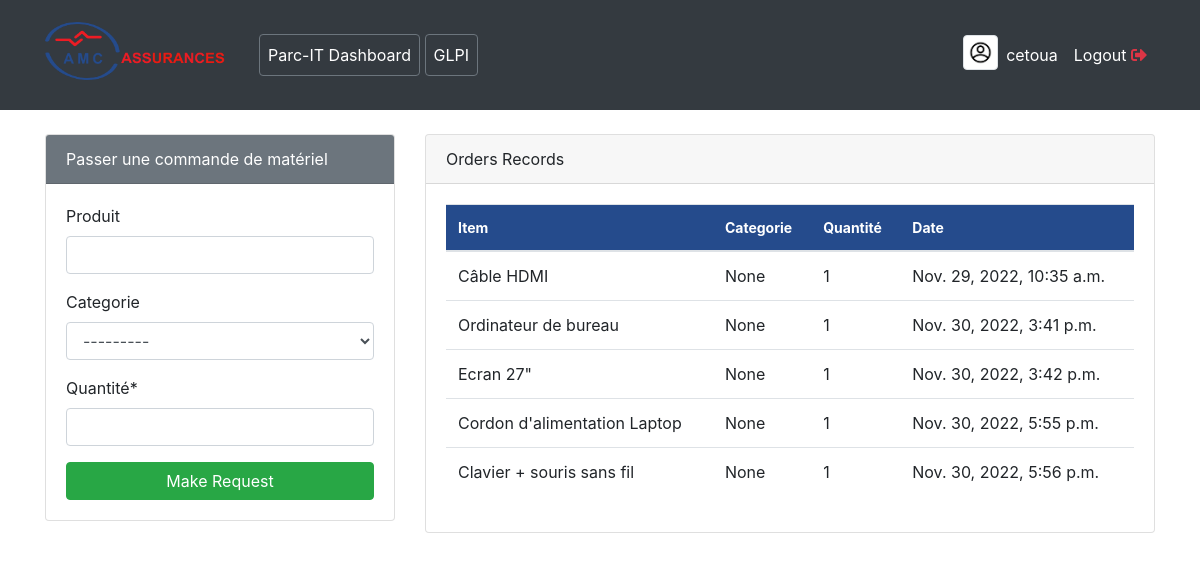
/ (signed in), run on the app's committed database.
### user/models.py (models this page shows, shortened)
class Profile(models.Model):
    staff = models.OneToOneField(User, on_delete=models.CASCADE, null=True)
    address = models.CharField(max_length=200, null=True)
    phone = models.CharField(max_length=20, null=True)
    image = models.ImageField(default='avatar.jpg', upload_to='Profile_Images', null=True)
    job_function = models.CharField(max_length=200, null=True)

### dashboard/models.py (models this page shows, shortened)
class Order(models.Model):
    product = models.CharField(max_length=255, blank=True, null=True,)
    category = models.CharField(max_length=255, blank=True, null=True, choices=CATEGORIE)
    staff = models.ForeignKey(User,on_delete=models.CASCADE, null=True)
    order_quantity = models.PositiveIntegerField(null=True)
    date = models.DateTimeField(auto_now_add=True )
    class Meta:
        verbose_name_plural = 'Order'  # On change le nom de cette table dans l'Admin Panel

### dashboard/views.py (the view)
# urls.py: path('', views.index, name='dashboard-index'),
@login_required()  # on met ce "decorators" pârtout où l'on veut que le user soit connecté avant d'y acceder
def index(request):
    orders = Order.objects.all()
    products = Product.objects.all()
    if request.method == 'POST':
        form = OrderForm(request.POST)
        if form.is_valid():
            instance = form.save(commit=False)
            instance.staff = request.user
            instance.save()
            messages.success(request, "Requête enregistrée avec succès !")
            return redirect('dashboard-index')
    else:
        form = OrderForm()
    workers_count = User.objects.all().count()
    products_count = Product.objects.all().count()
    orders_count = Order.objects.all().count()
    title = "Bienvenue sur IT'WATCH"
    context = {
        'title': title,
        'orders': orders,
        'form': form,
        'products': products,
        'workers_count': workers_count,
        'products_count': products_count,
        'orders_count': orders_count,
    }
    return render(request, 'dashboard/index.html', context)

### dashboard/forms.py
class OrderForm(forms.ModelForm):
    class Meta:
        model = Order
        fields = ['product', 'category', 'order_quantity', ]
        labels = {
            'product': 'Produit',
            'category': 'Categorie',
            'order_quantity': 'Quantité',
        }

### dashboard/templates/dashboard/index.html
{% extends 'partials/base.html' %}
{% block content%}
{% if user.is_authenticated and user.is_staff and user.is_superuser %}
    {% include 'partials/topnav.html' %}
    <div class="container">
        <div class="row my-5">
            <div class="col-md-6">
                <div class="bg-white">
                    <canvas id="myChart1" width="400" height="300"></canvas>
                    <script>
                        var ctx = document.getElementById('myChart1').getContext('2d');
                        var myChart1 = new Chart(ctx, {
                            type: 'pie',
                            data: {
                                labels: [{% for order in orders %} '{{order.product}}', {% endfor %}],
                                datasets: [{
                                    label: 'Orders',
                                    data: [{% for order in orders %} '{{order.order_quantity}}', {% endfor %}],
                                    backgroundColor: [
                                        'rgba(255, 99, 132, 1)',
                                        'rgba(54, 162, 235, 1)',
                                        'rgba(255, 206, 86, 1)',
                                        'rgba(75, 192, 192, 1)',
                                        'rgba(153, 102, 255, 1)',
                                        'rgba(25, 159, 64, 1)',
                                        'rgba(32, 99, 132, 1)',
                                        'rgba(54, 162, 235, 1)',
                                        'rgba(232, 206, 86, 1)',
                                        'rgba(75, 192, 192, 1)',
                                        'rgba(153, 102, 255, 1)',
                                        'rgba(255, 159, 64, 1)'
                                    ],
                                    borderColor: [
                                        'rgba(255, 99, 132, 1)',
                                        'rgba(54, 162, 235, 1)',
                                        'rgba(255, 206, 86, 1)',
                                        'rgba(75, 192, 192, 1)',
                                        'rgba(153, 102, 255, 1)',
                                        'rgba(255, 159, 64, 1)',
                                        'rgba(32, 99, 132, 1)',
                                        'rgba(54, 162, 235, 1)',
                                        'rgba(232, 206, 86, 1)',
                                        'rgba(75, 192, 192, 1)',
                                        'rgba(153, 102, 255, 1)',
                                        'rgba(255, 159, 64, 1)'
                                    ],
                                    borderWidth: 1
                                }]
                            },
                            options: {
                                scales: {
                                    yAxes: [{
                                        ticks: {
                                            beginAtZero: true
                                        }
                                    }]
                                }
                            }
                        });
                    </script>
                </div>
            </div>
            <div class="col-md-6">
                <div class="bg-white">
                    <canvas id="myChart" width="400" height="300"></canvas>
                    <script>
                        var ctx = document.getElementById('myChart').getContext('2d');
                        var myChart = new Chart(ctx, {
                            type: 'bar',
                            data: {
                                labels: ['Red', 'Blue', 'Yellow', 'Green', 'Purple', 'Orange'],
                                datasets: [{
                                    label: 'Products',
                                    data: [12, 19, 3, 5, 2, 3],
                                    backgroundColor: [
                                        'rgba(255, 99, 132, 1)',
                                        'rgba(54, 162, 235, 1)',
                                        'rgba(255, 206, 86, 1)',
                                        'rgba(75, 192, 192, 1)',
                                        'rgba(153, 102, 255, 1)',
                                        'rgba(255, 159, 64, 1)'
                                    ],
                                    borderColor: [
                                        'rgba(255, 99, 132, 1)',
                                        'rgba(54, 162, 235, 1)',
                                        'rgba(255, 206, 86, 1)',
                                        'rgba(75, 192, 192, 1)',
                                        'rgba(153, 102, 255, 1)',
                                        'rgba(255, 159, 64, 1)'
                                    ],
                                    borderWidth: 1
                                }]
                            },
                            options: {
                                scales: {
                                    yAxes: [{
                                        ticks: {
                                            beginAtZero: true
                                        }
                                    }]
                                }
                            }
                        });
                    </script>
                </div>
            </div>
        </div>
    </div>
{% else %}
    {% include 'dashboard/staff_index.html' %}
{% endif %}
{% endblock content%}

### dashboard/templates/partials/nav.html (shortened to what this page needs)
{% load static %}
<nav class="navbar navbar-expand-lg navbar-info bg-dark">
    <div class="container">
        {% if user.is_authenticated %}
        <a class="navbar-brand text-white"  href="{% url 'dashboard-index' %}">
            <img src="{% static 'img/Logo_AMC.png' %}" alt="AMC Asssurances" style="width: 180px; margin-bottom:8px; margin-right:18px;" />
        </a>
        <div class="collapse navbar-collapse" id="navbarSupportedContent">
            <ul class="navbar-nav mr-auto">
                <li class="nav-item active">
                    <a class="nav-link text-white undeline btn btn-outline-secondary" href="{% url 'dashboard-index' %}" >Parc-IT Dashboard </a>
                </li>&nbsp;
                <li class="nav-item active">
                    <a class="nav-link text-white btn btn-outline-secondary" href="#" >GLPI</a>
                </li>
            </ul>
            <ul class="navbar-nav ml-auto">
                <li class="nav-item active">
                        <a href="{% url 'user-profile' %}"><img style="width: 35px ;" class="img-thumbnail" src="{{user.profile.image.url}}" alt="profile img"></a>
                </li>
                <li class="nav-item active">
                        <a class="nav-link text-white"  href="{% url 'user-profile' %}"> {{user.username}}
                        </a>
                </li>
                <li class="nav-item">
                    <a class="nav-link text-white" data-toggle="modal" data-target="#exampleModal" href="{% url 'user-logout' %}">Logout&nbsp;<i class="fas fa-sign-out-alt text-danger" ></i></a>
                </li>
            </ul>
            {% else %}
            <ul class="navbar-nav ml-auto">
                <li class="nav-item">
                    <a class="nav-link text-white" href="{% url 'user-login' %}">Login</a>
                </li>
            </ul>
            {% endif %}
        </div>
    </div>
</nav>

### dashboard/templates/dashboard/staff_index.html
{% load crispy_forms_tags %}
<div class="container">
    <div>
        <div class="row mt-4">
            <div class="col-md-4">
                <div class="card">
                    <div class="bg-secondary card-header text-white" >
                        Passer une commande de matériel
                    </div>
                    <div class="card-body">
                        <form method="POST"> {% csrf_token %}
                            {{form | crispy }}
                            <input class="btn btn-success btn-block" type="submit" value="Make Request">
                        </form>
                    </div>
                </div>
            </div>
            <div class="col-md-8">
                <div class="card">
                    <div class="card-header">
                        Orders Records
                    </div>
                    <div class="card-body">
                        <table class="table bg-white">
                            <thead class="text-white" style="background-color: rgb(37, 75, 140);font-size:14px ;">
                                <tr>
                                    <th scope="col">Item</th>
                                    <th scope="col">Categorie</th>
                                    <th scope="col">Quantité</th>
                                    <th scope="col">Date</th>
                                </tr>
                            </thead>
                            <tbody>
                                {% for order in orders %}
                                    {% if order.staff == user %}
                                        <tr>
                                            <td>{{order.product}}</td>
                                            <td>{{order.category}}</td>
                                            <td>{{order.order_quantity}}</td>
                                            <td>{{order.date}}</td>
                                        </tr>
                                    {% endif %}
                                {% endfor %}
                            </tbody>
                        </table>
                    </div>
                </div>
            </div>
        </div>
    </div>
</div>

### dashboard/static/css/all.css (style rules this page uses)
.fa,.fab,.fad,.fal,.far,.fas { -moz-osx-font-smoothing:grayscale;-webkit-font-smoothing:antialiased;display:inline-block;font-style:normal;font-variant:normal;text-rendering:auto;line-height:1 }
.fa-sign-out-alt:before { content:"\f2f5" }

### dashboard/static/css/style.css (style rules this page uses)
body { background: rgb(230, 227, 227); }

### data on the page
Order: product "Câble HDMI", category "None", order_quantity "1", date "Nov. 29, 2022, 10:35 a.m."
Order: product "Ordinateur de bureau", category "None", order_quantity "1", date "Nov. 30, 2022, 3:41 p.m."
Order: product "Ecran 27\"", category "None", order_quantity "1", date "Nov. 30, 2022, 3:42 p.m."
Order: product "Cordon d'alimentation Laptop", category "None", order_quantity "1", date "Nov. 30, 2022, 5:55 p.m."
Order: product "Clavier + souris sans fil", category "None", order_quantity "1", date "Nov. 30, 2022, 5:56 p.m."

### other printed values
{{ user.username }} "cetoua"
